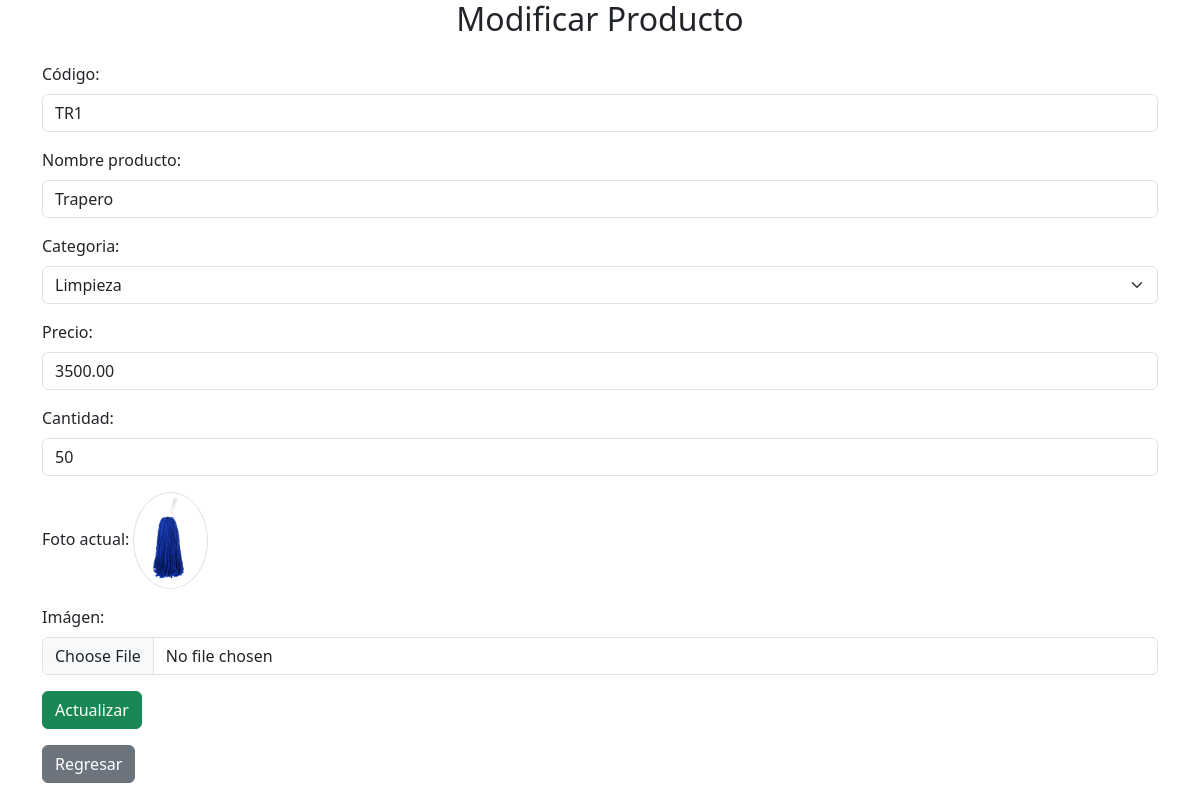
The page /modificar.php?id=2 on the database its author committed.
### tables this page shows
CREATE TABLE `productos` (
  `id` BIGINT(20) NOT NULL AUTO_INCREMENT,
  `codigo` VARCHAR(50) NOT NULL,
  `nombre` VARCHAR(100) NOT NULL,
  `id_categoria` BIGINT(20) NOT NULL,
  `precio` DOUBLE(10,2) NOT NULL,
  `cantidad` INT(10) NOT NULL,
  `img` TEXT DEFAULT NULL,
  `estado` TINYINT(1) NOT NULL DEFAULT 1,
  `fecha_creacion` DATETIME NOT NULL DEFAULT CURRENT_TIMESTAMP(),
  PRIMARY KEY (`id`),
  KEY `id_categoria` (`id_categoria`),
  CONSTRAINT `productos_ibfk_1` FOREIGN KEY (`id_categoria`) REFERENCES `categorias` (`id`) ON UPDATE CASCADE
);

### modificar.php (the view, shortened to what this page needs)
<?php
require_once('conexion.php');
if ($_SERVER["REQUEST_METHOD"] == "POST") {
    $id = $_POST["id"];
    $codigo = $_POST["codigo"];
    $producto = $_POST["producto"];
    $id_categoria = $_POST["categoria"];
    $precio = $_POST["precio"];
    $cantidad = $_POST["cantidad"];
    $sqlFoto = "SELECT cantidad, img FROM productos WHERE id = $id";
    $result = $conexion->query($sqlFoto);
    $row = $result->fetch_assoc();
    if (isset($_FILES['img']) && $_FILES['img']['error'] === UPLOAD_ERR_OK) {
        $targetDir = "uploads/";
        $fileName = basename($_FILES["img"]["name"]);
        $targetFilePath = $targetDir . uniqid() . "_" . $fileName;
        $fileType = strtolower(pathinfo($targetFilePath, PATHINFO_EXTENSION));
        $allowedTypes = array('jpg', 'jpeg', 'png', 'gif');
        if (in_array($fileType, $allowedTypes)) {
            if (move_uploaded_file($_FILES["img"]["tmp_name"], $targetFilePath)) {
                $fotoActual = $row['img'];
                unlink($fotoActual);
                $sql = "UPDATE productos SET codigo='$codigo', nombre='$producto', id_categoria=$id_categoria, precio=$precio, cantidad=$cantidad, img='$targetFilePath' WHERE id=$id";
            } else {
                echo "Hubo un error subiendo el archivo.";
            }
        } else {
            echo "Solo se permiten archivos de tipo JPG, JPEG, PNG, o GIF.";
        }
    } else {
        $sql = "UPDATE productos SET codigo='$codigo', nombre='$producto', id_categoria=$id_categoria, precio=$precio, cantidad=$cantidad WHERE id=$id";
    }
    if ($conexion->query($sql) === TRUE) {
        $cantidadActual = $row['cantidad'];
        if ($cantidadActual != $cantidad) {
            $sqlHistorial = "INSERT INTO logs (id_producto, modo, cantidad) VALUES ($id, 'ACTUALIZANDO', $cantidad)";
            $conexion->query($sqlHistorial);
        }
        echo "Registro actualizado exitosamente";
    } else {
        echo "Error actualizando registro: " . $conexion->error;
    }
    $conexion->close();
    header("Location: index.php");
}else {
    $id = $_GET["id"];
    $sql = "SELECT p.id, p.codigo, p.nombre AS producto, c.id AS id_categoria, c.nombre AS categoria, p.precio, p.cantidad, p.img
            FROM productos p
            LEFT JOIN categorias c ON c.id = p.id_categoria
            WHERE p.id=$id AND p.estado = 1;";
    $result = $conexion->query($sql);
    $row = $result->fetch_assoc();
    $opt_categorias = "SELECT id, nombre FROM categorias";
    $opciones_result = $conexion->query($opt_categorias);
}
?>
<!DOCTYPE html>
<html>
<head>
    <link href="https://cdn.jsdelivr.net/npm/bootstrap@5.3.0-alpha1/dist/css/bootstrap.min.css" rel="stylesheet">
</head>
<body>
    <div class="container text-center">
        <h2>Modificar Producto</h2>
    </div>
    <div class="container mt-4">
        <form action="modificar.php" method="post" enctype="multipart/form-data">
            <div class="mb-3">
                <label for="codigo" class="form-label">Código:</label>
                <input type="text" class="form-control" name="codigo" value="<?php echo $row['codigo']; ?>" required>
            </div>
            <div class="mb-3">
                <label for="producto" class="form-label">Nombre producto:</label>
                <input type="text" class="form-control" name="producto" value="<?php echo $row['producto']; ?>" required>
            </div>
            <div class="mb-3">
                <label for="categoria" class="form-label">Categoria:</label>
                <select class="form-select" aria-label="Default select example" id="categoria" name="categoria" required>
                    <?php
                        if ($opciones_result->num_rows > 0) {
                            while($opcion = $opciones_result->fetch_assoc()) {
                                $selected = $row['id_categoria'] == $opcion['id'] ? 'selected' : '';
                                echo "<option value='" . $opcion["id"] . "' $selected>" . $opcion["nombre"] . "</option>";
                            }
                        }
                    ?>
                </select>
            </div>
            <div class="mb-3">
                <label for="precio" class="form-label">Precio:</label>
                <input type="number" class="form-control" name="precio" value="<?php echo $row['precio']; ?>" required>
            </div>
            <div class="mb-3">
                <label for="cantidad" class="form-label">Cantidad:</label>
                <input type="number" class="form-control" name="cantidad" value="<?php echo $row['cantidad']; ?>" required>
            </div>
            <div class="mb-3">
                <label for="img">Foto actual:</label>
                <img src="<?php echo $row['img']; ?>" class="img-thumbnail rounded-circle" style="width: 75px; height: auto;">
            </div>
            <div class="mb-3">
                <label for="img" class="form-label">Imágen:</label>
                <input class="form-control" type="file" name="img">
            </div>
            <div class="mb-3">
                <button type="submit" class="btn btn-success">Actualizar</button>
            </div>
            <div class="mb-3">
                <a href="index.php" class='btn btn-secondary'>Regresar</a>
            </div>
        </form>
    </div>
</body>
</html>

### rows shown on the page
productos: codigo "TR1", producto "Trapero", precio "3500.00", cantidad "50", img (picture)

### other values the page prints
form field categoria "Limpieza"
